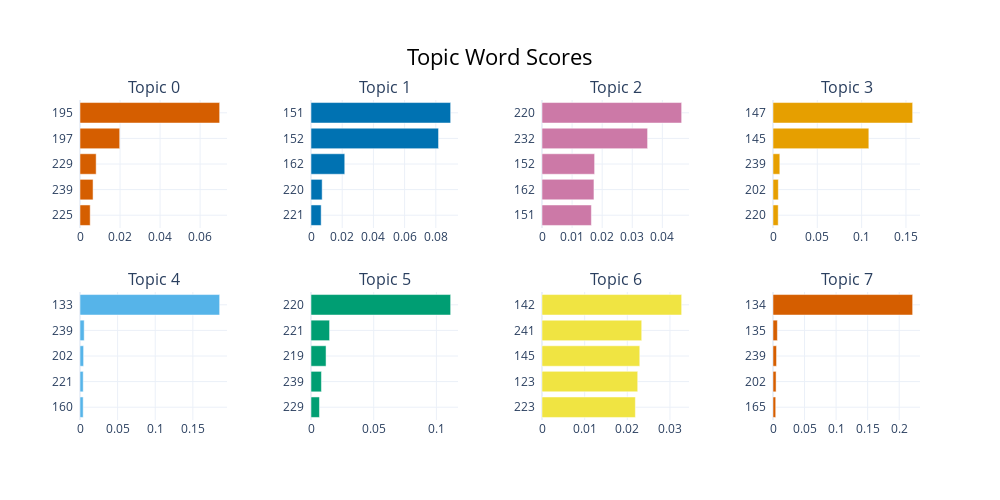

Notebook code for this chart:
### Code cell
# visualize terms

topic_model_m.visualize_barchart()#top_n_topics=16)

### Figure 1 — Plotly figure (JSON) as saved in the notebook; plotly's stock layout.template omitted (floating-point values rounded to 4 significant figures)
{"data": [{"marker": {"color": "#D55E00"}, "orientation": "h", "type": "bar", "x": [0.005092, 0.006522, 0.008072, 0.01983, 0.06976], "xaxis": "x", "y": ["225  ", "239  ", "229  ", "197  ", "195  "], "yaxis": "y"}, {"marker": {"color": "#0072B2"}, "orientation": "h", "type": "bar", "x": [0.006512, 0.007152, 0.02163, 0.08174, 0.0895], "xaxis": "x2", "y": ["221  ", "220  ", "162  ", "152  ", "151  "], "yaxis": "y2"}, {"marker": {"color": "#CC79A7"}, "orientation": "h", "type": "bar", "x": [0.01641, 0.01727, 0.01749, 0.03509, 0.04641], "xaxis": "x3", "y": ["151  ", "162  ", "152  ", "232  ", "220  "], "yaxis": "y3"}, {"marker": {"color": "#E69F00"}, "orientation": "h", "type": "bar", "x": [0.005884, 0.006012, 0.00769, 0.1081, 0.1576], "xaxis": "x4", "y": ["220  ", "202  ", "239  ", "145  ", "147  "], "yaxis": "y4"}, {"marker": {"color": "#56B4E9"}, "orientation": "h", "type": "bar", "x": [0.004231, 0.004274, 0.00478, 0.005565, 0.1856], "xaxis": "x5", "y": ["160  ", "221  ", "202  ", "239  ", "133  "], "yaxis": "y5"}, {"marker": {"color": "#009E73"}, "orientation": "h", "type": "bar", "x": [0.006744, 0.008314, 0.01201, 0.01481, 0.1114], "xaxis": "x6", "y": ["229  ", "239  ", "219  ", "221  ", "220  "], "yaxis": "y6"}, {"marker": {"color": "#F0E442"}, "orientation": "h", "type": "bar", "x": [0.02189, 0.02244, 0.02292, 0.02338, 0.03274], "xaxis": "x7", "y": ["223  ", "123  ", "145  ", "241  ", "142  "], "yaxis": "y7"}, {"marker": {"color": "#D55E00"}, "orientation": "h", "type": "bar", "x": [0.004296, 0.004896, 0.005616, 0.006937, 0.2213], "xaxis": "x8", "y": ["165  ", "202  ", "239  ", "135  ", "134  "], "yaxis": "y8"}], "layout": {"annotations": [{"font": {"size": 16}, "showarrow": false, "text": "Topic 0", "x": 0.0875, "xanchor": "center", "xref": "paper", "y": 1, "yanchor": "bottom", "yref": "paper"}, {"font": {"size": 16}, "showarrow": false, "text": "Topic 1", "x": 0.3625, "xanchor": "center", "xref": "paper", "y": 1, "yanchor": "bottom", "yref": "paper"}, {"font": {"size": 16}, "showarrow": false, "text": "Topic 2", "x": 0.6375, "xanchor": "center", "xref": "paper", "y": 1, "yanchor": "bottom", "yref": "paper"}, {"font": {"size": 16}, "showarrow": false, "text": "Topic 3", "x": 0.9125, "xanchor": "center", "xref": "paper", "y": 1, "yanchor": "bottom", "yref": "paper"}, {"font": {"size": 16}, "showarrow": false, "text": "Topic 4", "x": 0.0875, "xanchor": "center", "xref": "paper", "y": 0.4, "yanchor": "bottom", "yref": "paper"}, {"font": {"size": 16}, "showarrow": false, "text": "Topic 5", "x": 0.3625, "xanchor": "center", "xref": "paper", "y": 0.4, "yanchor": "bottom", "yref": "paper"}, {"font": {"size": 16}, "showarrow": false, "text": "Topic 6", "x": 0.6375, "xanchor": "center", "xref": "paper", "y": 0.4, "yanchor": "bottom", "yref": "paper"}, {"font": {"size": 16}, "showarrow": false, "text": "Topic 7", "x": 0.9125, "xanchor": "center", "xref": "paper", "y": 0.4, "yanchor": "bottom", "yref": "paper"}], "height": 500, "hoverlabel": {"bgcolor": "white", "font": {"family": "Rockwell", "size": 16}}, "showlegend": false, "title": {"font": {"color": "Black", "size": 22}, "text": "Topic Word Scores", "x": 0.5, "xanchor": "center", "yanchor": "top"}, "width": 1000, "xaxis": {"anchor": "y", "domain": [0, 0.175], "showgrid": true}, "xaxis2": {"anchor": "y2", "domain": [0.275, 0.45], "showgrid": true}, "xaxis3": {"anchor": "y3", "domain": [0.55, 0.725], "showgrid": true}, "xaxis4": {"anchor": "y4", "domain": [0.825, 1], "showgrid": true}, "xaxis5": {"anchor": "y5", "domain": [0, 0.175], "showgrid": true}, "xaxis6": {"anchor": "y6", "domain": [0.275, 0.45], "showgrid": true}, "xaxis7": {"anchor": "y7", "domain": [0.55, 0.725], "showgrid": true}, "xaxis8": {"anchor": "y8", "domain": [0.825, 1], "showgrid": true}, "yaxis": {"anchor": "x", "domain": [0.6, 1], "showgrid": true}, "yaxis2": {"anchor": "x2", "domain": [0.6, 1], "showgrid": true}, "yaxis3": {"anchor": "x3", "domain": [0.6, 1], "showgrid": true}, "yaxis4": {"anchor": "x4", "domain": [0.6, 1], "showgrid": true}, "yaxis5": {"anchor": "x5", "domain": [0, 0.4], "showgrid": true}, "yaxis6": {"anchor": "x6", "domain": [0, 0.4], "showgrid": true}, "yaxis7": {"anchor": "x7", "domain": [0, 0.4], "showgrid": true}, "yaxis8": {"anchor": "x8", "domain": [0, 0.4], "showgrid": true}}}
